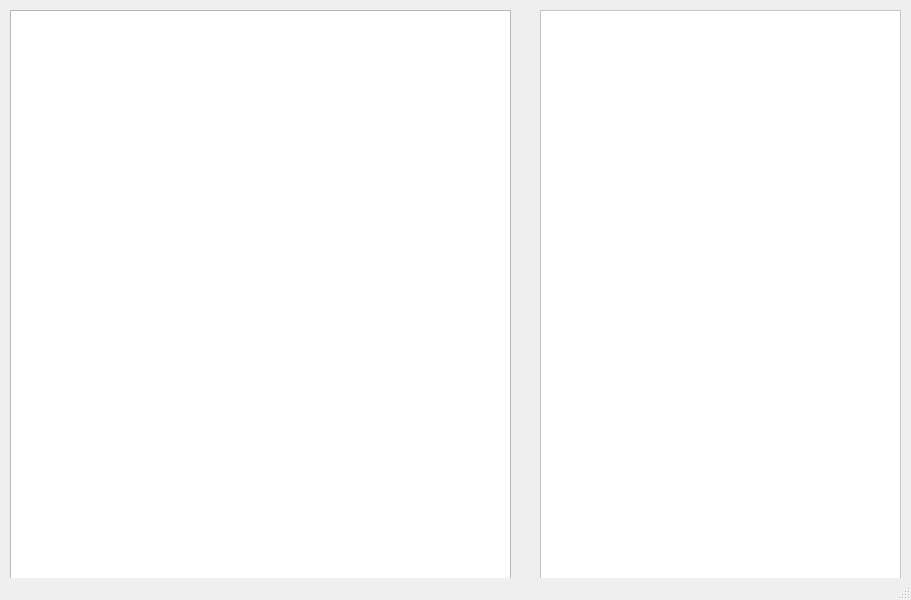
<?xml version="1.0" encoding="UTF-8"?>
<ui version="4.0">
 <class>MainWindow</class>
 <widget class="QMainWindow" name="MainWindow">
  <property name="geometry">
   <rect>
    <x>0</x>
    <y>0</y>
    <width>911</width>
    <height>600</height>
   </rect>
  </property>
  <property name="windowTitle">
   <string>MainWindow</string>
  </property>
  <widget class="QWidget" name="centralwidget">
   <widget class="QGraphicsView" name="selectedImage">
    <property name="geometry">
     <rect>
      <x>10</x>
      <y>10</y>
      <width>501</width>
      <height>581</height>
     </rect>
    </property>
   </widget>
   <widget class="QScrollArea" name="scrollArea">
    <property name="geometry">
     <rect>
      <x>540</x>
      <y>10</y>
      <width>361</width>
      <height>571</height>
     </rect>
    </property>
    <property name="styleSheet">
     <string notr="true">background-color: rgb(255, 255, 255)</string>
    </property>
    <property name="widgetResizable">
     <bool>true</bool>
    </property>
    <property name="alignment">
     <set>Qt::AlignHCenter|Qt::AlignTop</set>
    </property>
    <widget class="QWidget" name="colorsFound">
     <property name="geometry">
      <rect>
       <x>0</x>
       <y>0</y>
       <width>359</width>
       <height>569</height>
      </rect>
     </property>
    </widget>
   </widget>
  </widget>
  <widget class="QStatusBar" name="statusbar"/>
 </widget>
 <resources/>
 <connections/>
</ui>
